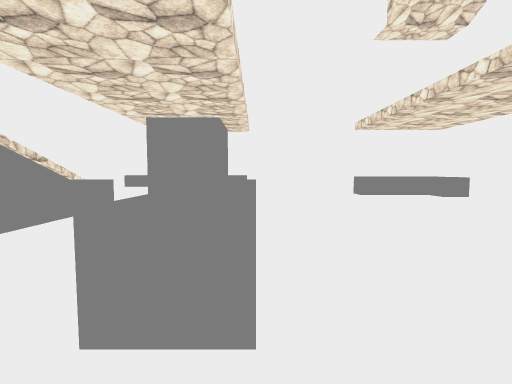
[1] (above)

15 first-person views from a walk through a 3-D level made in the Unity game engine. The camera is 1.5 m above the floor, tilts 4° down and sees 85° across. The floor is counted in squares, 2 m on a side. Each view is taken from the middle of a square. On the plan, view 1 faces up. The plan holds only what a view shows up to about 10 squares ahead; the rest is blank. The place goes on beyond the plan. The player character is not drawn. Some animated figures are not drawn. Door leaves are left out, so doorways stand open. Some surface patterns are stand-ins.

[2]
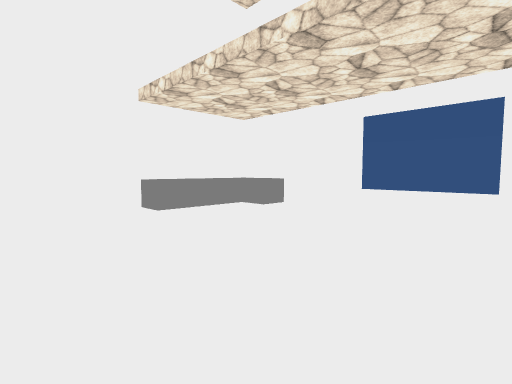

[3]
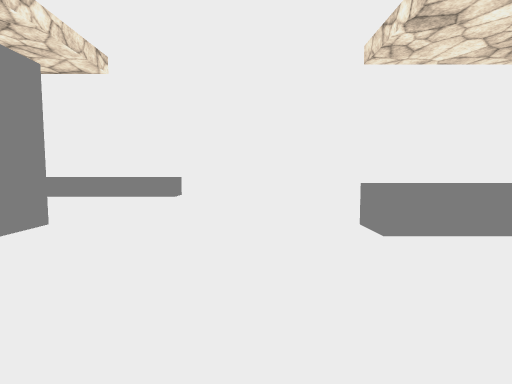

[4]
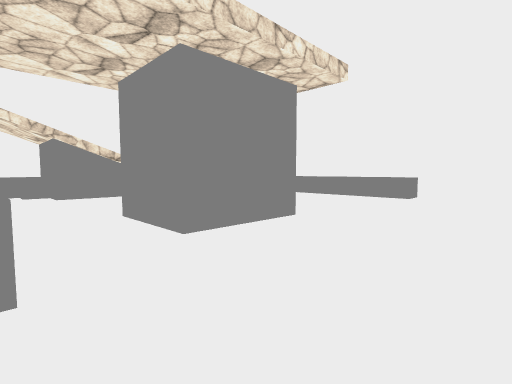

[5]
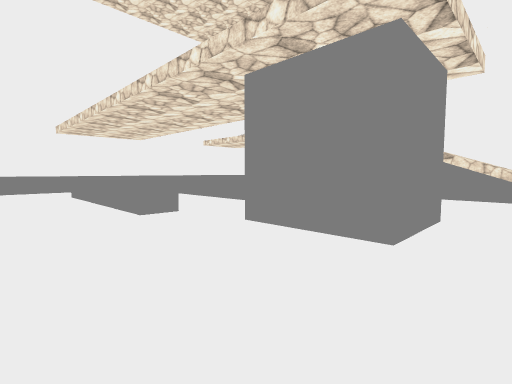

[6]
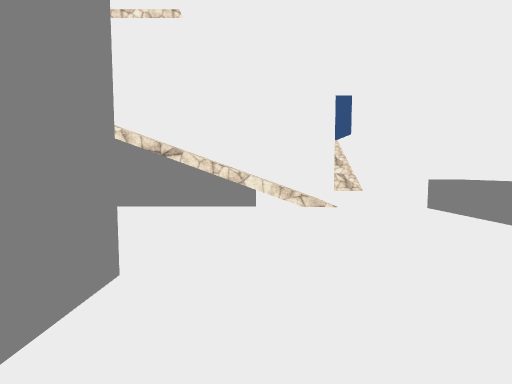

[7]
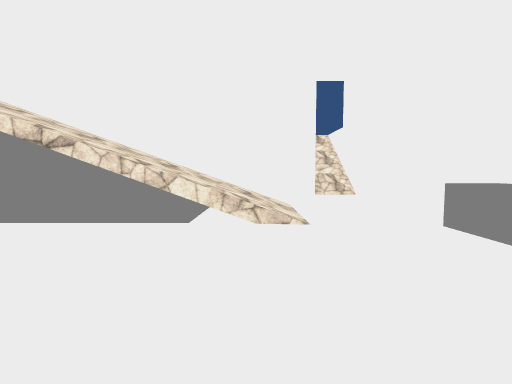

[8]
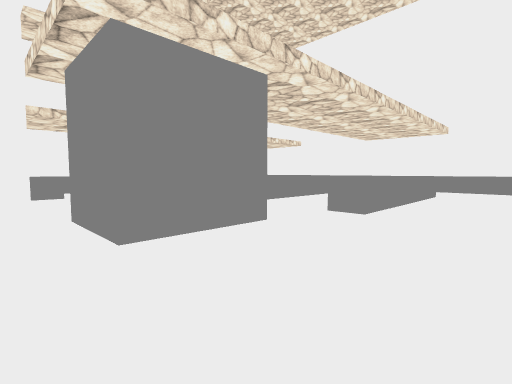

[9]
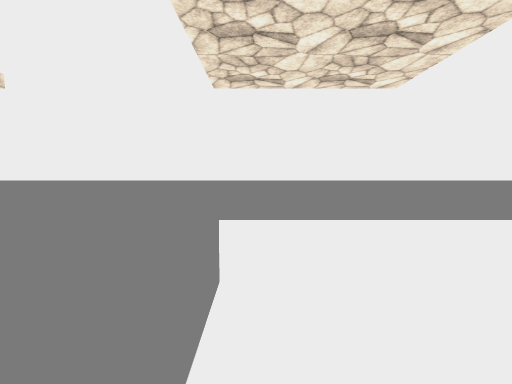

[10]
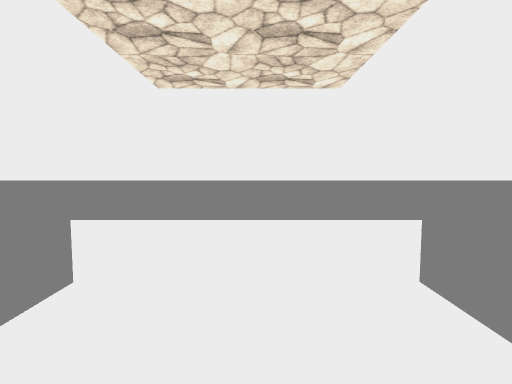

[11]
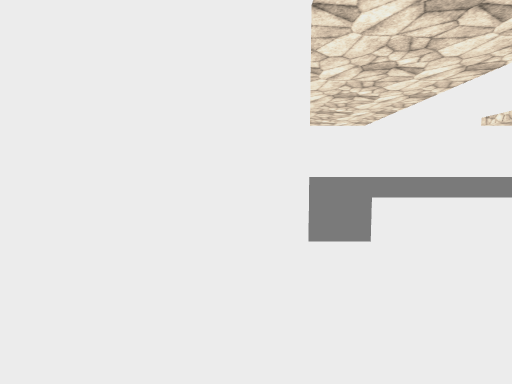

[12]
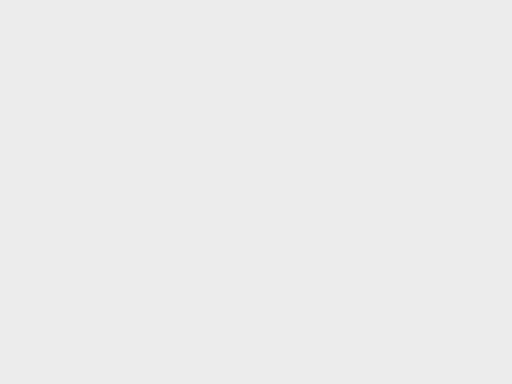

[13]
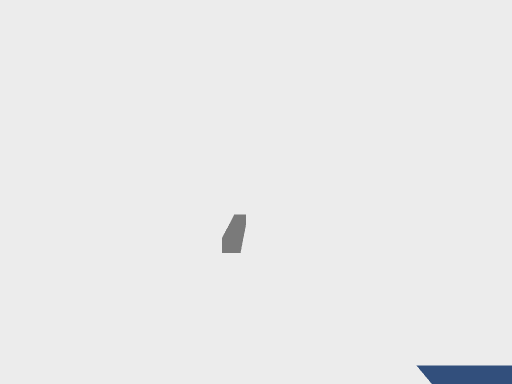

[14]
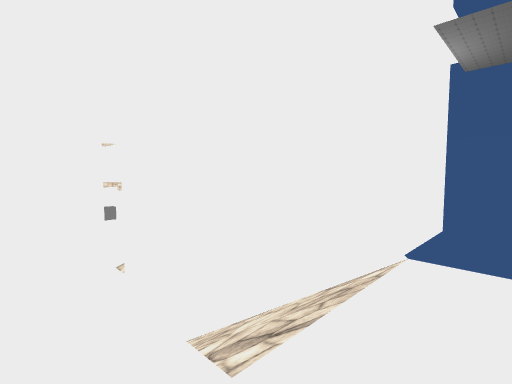

[15]
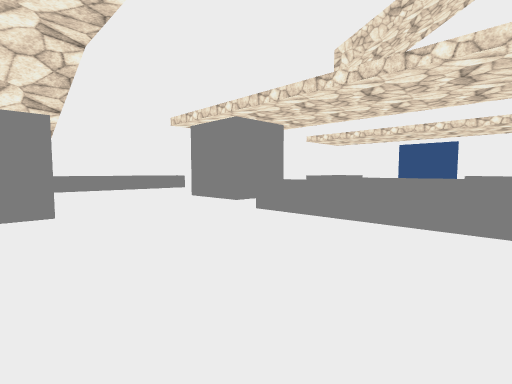

### Floor plan
Key: @ floor where view 1 was taken; # wall or solid block; x gap in a wall; . main floor; : floor 0.25 m higher than the main floor; + floor 5 m higher than the main floor; * floor 11 m higher than the main floor; / step, stairs or slope; = window, fence, low wall or low ledge; ^ raised ledge.
Columns run from 18 left of view 1 to 13 right of it. Each row starts with its distance up from view 1.
 23                     #
 22                    :#
 21                    :#
 20                    :#
 19                   ^:#
 18     #             #:#
 17    +#             #:#
 16  +++#######       #:###
 15  +////.....^^^^^^^....#
 14 ++////................#
 13    ###  *.............#
 12      #   ///..........#
 11      #   ///..........#
 10      #  x///...###....##^#
  9      #  #=//...###......^#
  8      #   ///...###.......## ..
  7      #   //....................
  6      #   /....^^..^.............
  5      #    ....^^..^.............
  4           ....^^..^...../###
  3           ....^^..^.....
  2           ....^^..^.....
  1              ...........
  0              .....@....
 -1              .........=
 -2            ############

Where each view was taken, in squares from view 1:
view 1: 0 up, 0 right, facing up
view 2: 4 up, 1 right, facing up-right
view 3: 6 up, 2 right, facing up
view 4: 6 up, 2 right, facing up-left
view 5: 11 up, 2 right, facing down-left
view 6: 11 up, 1 left, facing left
view 7: 12 up, 3 left, facing left
view 8: 11 up, 6 left, facing down-right
view 9: 3 up, 1 left, facing down
view 10: 3 up, 2 left, facing down
view 11: 7 up, 7 right, facing down
view 12: 11 up, 0 right, facing up-right
view 13: 14 up, 18 left, facing right
view 14: 16 up, 17 left, facing down-right
view 15: 2 up, 8 left, facing up-right
